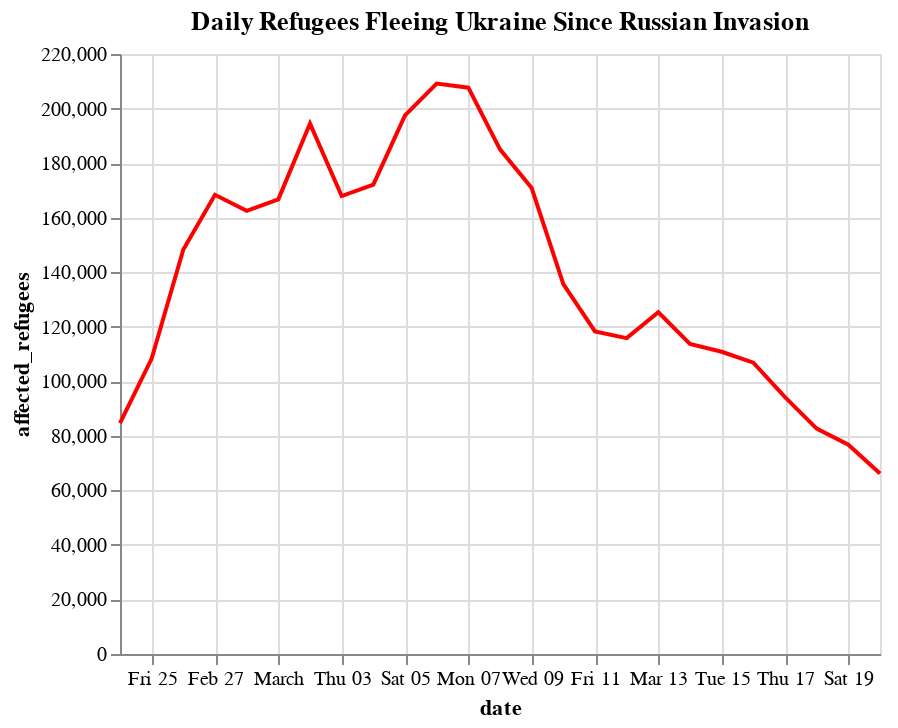

Notebook source saved alongside this figure:
### Markdown cell above
#### Add more features: color, line width, title, size

### Code cell
alt.Chart(refugees).mark_line(color="red", size=2).encode(
    x="date:T", y="affected_refugees"
).properties(
    width=380, height=300, title="Daily Refugees Fleeing Ukraine Since Russian Invasion"
)

### Figure 1 — Vega-Lite specification as saved in the notebook (floating-point values rounded to 4 significant figures)
{"config": {"view": {"continuousWidth": 400, "continuousHeight": 300}}, "data": {"name": "data-224b1c1349dff1b666644ff5894b66d1"}, "mark": {"type": "line", "color": "red", "size": 2}, "encoding": {"x": {"field": "date", "type": "temporal"}, "y": {"field": "affected_refugees", "type": "quantitative"}}, "height": 300, "title": "Daily Refugees Fleeing Ukraine Since Russian Invasion", "width": 380, "$schema": "https://vega.github.io/schema/vega-lite/v4.17.0.json", "datasets": {"data-224b1c1349dff1b666644ff5894b66d1": [{"date": "2022-02-24", "affected_refugees": 84681, "cumsum": 84681}, {"date": "2022-02-25", "affected_refugees": 108301, "cumsum": 192982}, {"date": "2022-02-26", "affected_refugees": 148319, "cumsum": 341301}, {"date": "2022-02-27", "affected_refugees": 168364, "cumsum": 509665}, {"date": "2022-02-28", "affected_refugees": 162474, "cumsum": 672139}, {"date": "2022-03-01", "affected_refugees": 166690, "cumsum": 838829}, {"date": "2022-03-02", "affected_refugees": 194483, "cumsum": 1033312}, {"date": "2022-03-03", "affected_refugees": 167905, "cumsum": 1201217}, {"date": "2022-03-04", "affected_refugees": 172099, "cumsum": 1373316}, {"date": "2022-03-05", "affected_refugees": 197520, "cumsum": 1570836}, {"date": "2022-03-06", "affected_refugees": 209160, "cumsum": 1779996}, {"date": "2022-03-07", "affected_refugees": 207660, "cumsum": 1987656}, {"date": "2022-03-08", "affected_refugees": 185038, "cumsum": 2172694}, {"date": "2022-03-09", "affected_refugees": 170843, "cumsum": 2343537}, {"date": "2022-03-10", "affected_refugees": 135655, "cumsum": 2479192}, {"date": "2022-03-11", "affected_refugees": 118268, "cumsum": 2597460}, {"date": "2022-03-12", "affected_refugees": 115822, "cumsum": 2713282}, {"date": "2022-03-13", "affected_refugees": 125317, "cumsum": 2838599}, {"date": "2022-03-14", "affected_refugees": 113676, "cumsum": 2952275}, {"date": "2022-03-15", "affected_refugees": 110820, "cumsum": 3063095}, {"date": "2022-03-16", "affected_refugees": 106802, "cumsum": 3169897}, {"date": "2022-03-17", "affected_refugees": 94157, "cumsum": 3264054}, {"date": "2022-03-18", "affected_refugees": 82655, "cumsum": 3346709}, {"date": "2022-03-19", "affected_refugees": 76757, "cumsum": 3423466}, {"date": "2022-03-20", "affected_refugees": 66178, "cumsum": 3489644}]}}
